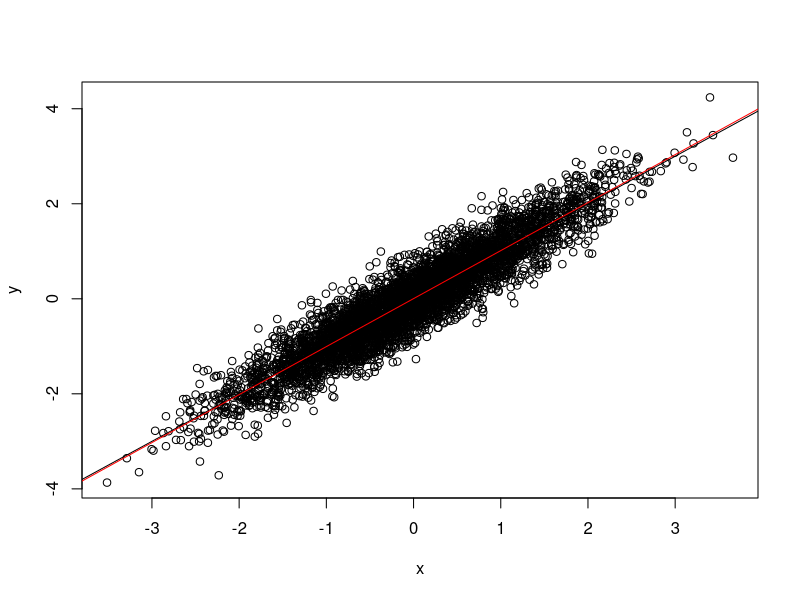
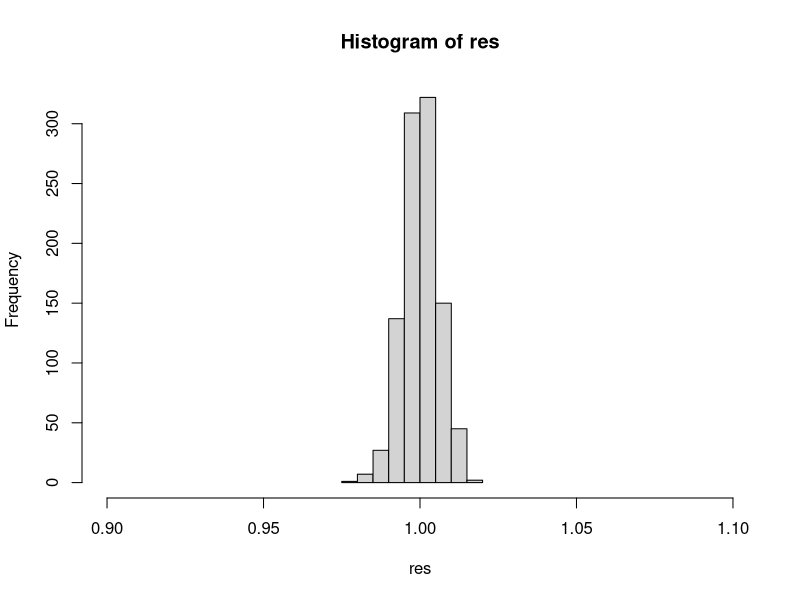
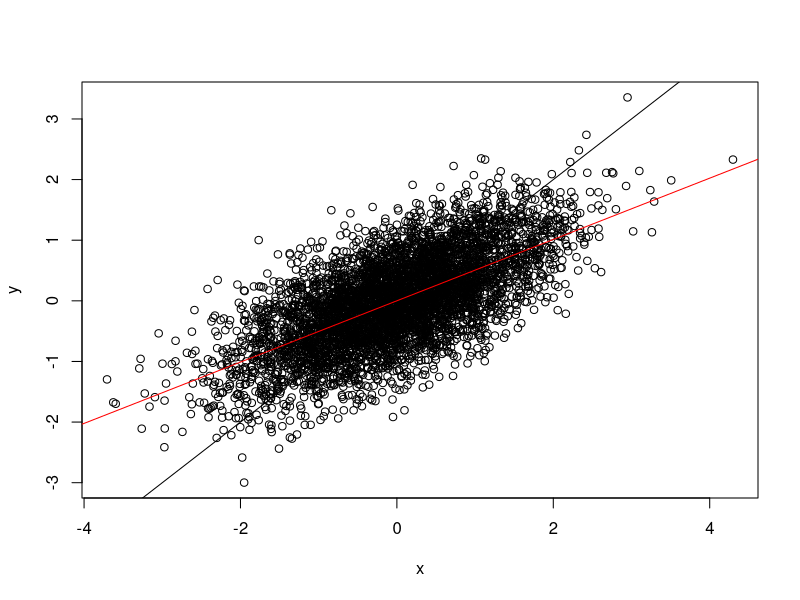
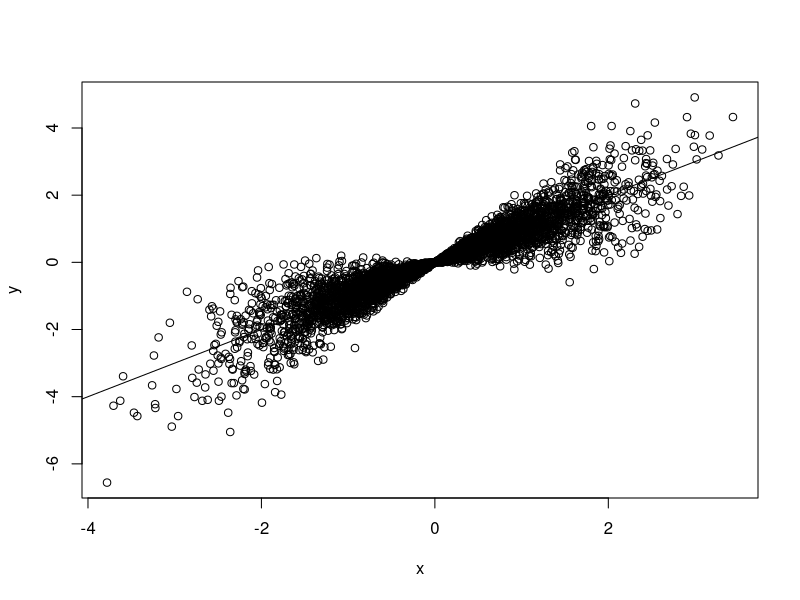

These charts were generated, in order, by the following R code: (Note: this script raises an error after producing the figures.)
# Clear memory
rm(list = ls())

# Generate random data
n = 5000 # Sample size
m = 1000 # Number of samples
sigma = 0.4 # Variation of u

# Illustration of what we're doing
x = rnorm(n)
y = x + sigma * rnorm(n) # true beta1 = 1
reg = lm(y ~ x)
plot(x, y)
abline(a = 0, b = 1)
abline(reg, col = 'red')

# Many draws of beta1
res = c()

for (a in 1:m) {
  x = rnorm(n)
  y = x + sigma * rnorm(n)
  reg = lm(y ~ x)
  res = append(res, reg$coefficients[2])
}

hist(res, xlim = range(c(0.9, 1.1)))

# Illustration of omitted variables bias
x = rnorm(n)
z = -0.5 * x + sigma * rnorm(n)
y = x + z +  sigma * rnorm(n) # true beta1 = 1
reg = lm(y ~ x)
plot(x, y)
abline(a = 0, b = 1) # True regression line
abline(reg, col = 'red') # Biased regression

# Illustration of heteroskedasticity
x = rnorm(n)
y = x + x * sigma * rnorm(n) # true beta1 = 1
reg = lm(y ~ x)
plot(x, y)
abline(a = 0, b = 1) # True regression line

## Plotting heteroskedasticity 
plot(wage1$educ, wage1$wage)
reg = lm(wage ~ educ, data = wage1)
abline(reg)
